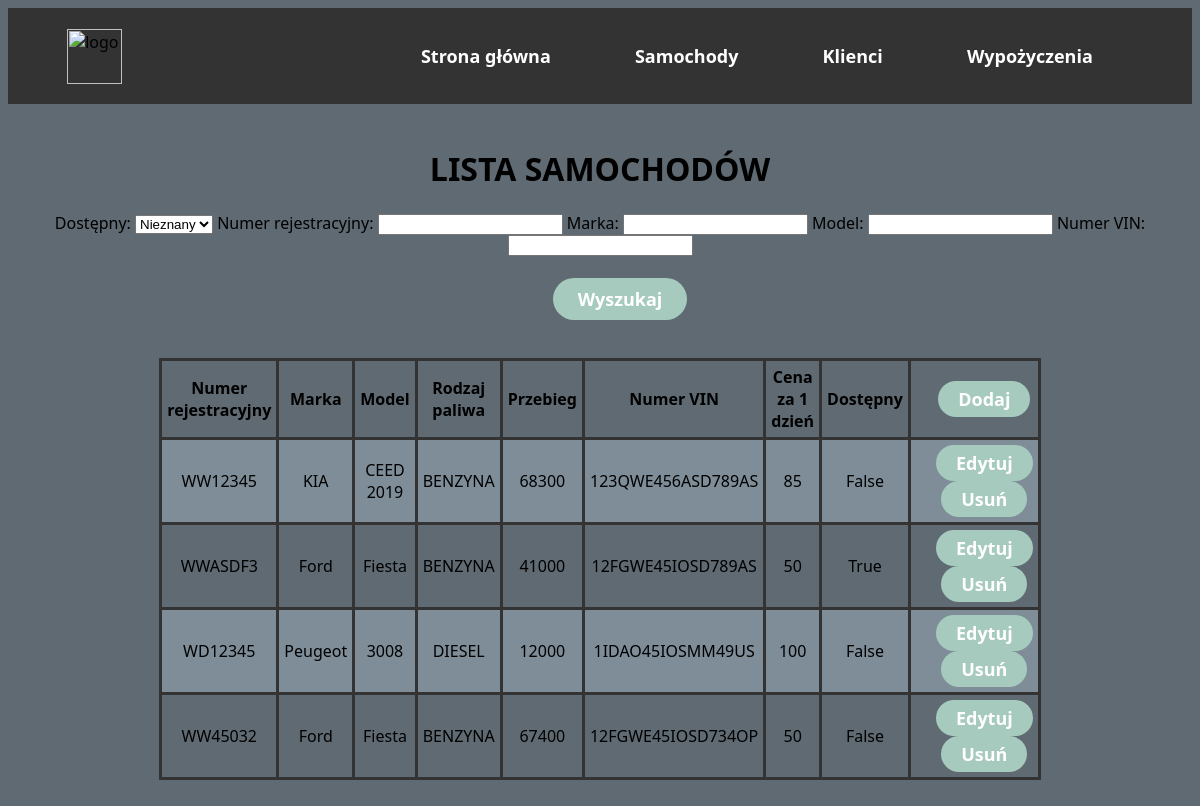
Screenshot of /cars/ with the database file from the repository.
### main/models.py (models this page shows, shortened)
class Car(models.Model):
    plates = models.CharField('Numer rejestracyjny', max_length=8)
    manufacturer = models.CharField('Marka', max_length=30)
    model = models.CharField('Model', max_length=30)
    fuel = models.CharField('Rodzaj paliwa', max_length=10)
    mileage = models.IntegerField('Przebieg')
    vin = models.CharField('Numer VIN', max_length=17)
    price = models.IntegerField('Cena za 1 dzień')
    is_available = models.BooleanField('Dostępny', default=True)

### main/views.py (the view)
# urls.py: path("cars/", views.cars, name="cars"),
def cars(response):
    cars = Car.objects.all()
    myFilter = CarFilter(response.GET, queryset=cars)
    cars = myFilter.qs
    return render(response, "main/cars.html", {"cars": cars, "myFilter": myFilter})

### main/templates/main/cars.html (shortened to what this page needs)
{% extends 'main/base.html' %}
{% block content %}
    <h1 style="text-align:center">LISTA SAMOCHODÓW</h1>
    <form method="get" align="center">
        {{myFilter.form}}
        <br><br>
        <button type="submit">Wyszukaj</button>
    </form>
    <br>
    <table align="center">
        <tr>
            <th>Numer rejestracyjny</th>
            <th>Marka</th>
            <th>Model</th>
            <th>Rodzaj paliwa</th>
            <th>Przebieg</th>
            <th>Numer VIN</th>
            <th>Cena za 1 dzień</th>
            <th>Dostępny</th>
            <th><a href="add"><button class="button button1">Dodaj</button></a></th>
        </tr>
        {% for item in cars %}
        <tr>
            <td>{{item.plates}}</td>
            <td>{{item.manufacturer}}</td>
            <td>{{item.model}}</td>
            <td>{{item.fuel}}</td>
            <td>{{item.mileage}}</td>
            <td>{{item.vin}}</td>
            <td>{{item.price}}</td>
            <td>{{item.is_available}}</td>
            <td><a href="{% url 'update_car' item.id %}"><button class="button button1"> Edytuj </button></a>   <a href="{% url 'delete_car' item.id %}"><button class="button button1"> Usuń </button></a></td>
        </tr>
        {% endfor %}
    </table>
{% endblock %}

### main/templates/main/base.html (style rules this page uses)
body { background-color: #5F6A72; font-family:'Segoe UI', Tahoma, Geneva, Verdana, sans-serif; }
li, a, button { font-family:'Segoe UI', Tahoma, Geneva, Verdana, sans-serif; font-weight: 600; font-size: 18px; color: #ffffff; text-decoration: none; }
button { margin-left: 40px; padding: 9px 25px; background-color: rgba(166, 203, 190, 1); border: none; border-radius: 50px; cursor: pointer; transition: all 0.3s ease 0s; }
.button1 { margin-left: 20px; padding: 6px 20px; background-color: rgba(166, 203, 190, 1); border: none; border-radius: 50px; cursor: pointer; transition: all 0.3s ease 0s; }
table { border-collapse: collapse; width: 70%; }
td, th { border: 3px solid #333333; text-align: center; padding: 5px; }
tr:nth-child(even) { background-color: #7E8D98; }

### rows the page displays
Car: plates "WW12345", manufacturer "KIA", model "CEED 2019", fuel "BENZYNA", mileage "68300", vin "123QWE456ASD789AS", price "85", is_available "False"
Car: plates "WWASDF3", manufacturer "Ford", model "Fiesta", fuel "BENZYNA", mileage "41000", vin "12FGWE45IOSD789AS", price "50", is_available "True"
Car: plates "WD12345", manufacturer "Peugeot", model "3008", fuel "DIESEL", mileage "12000", vin "1IDAO45IOSMM49US", price "100", is_available "False"
Car: plates "WW45032", manufacturer "Ford", model "Fiesta", fuel "BENZYNA", mileage "67400", vin "12FGWE45IOSD734OP", price "50", is_available "False"
